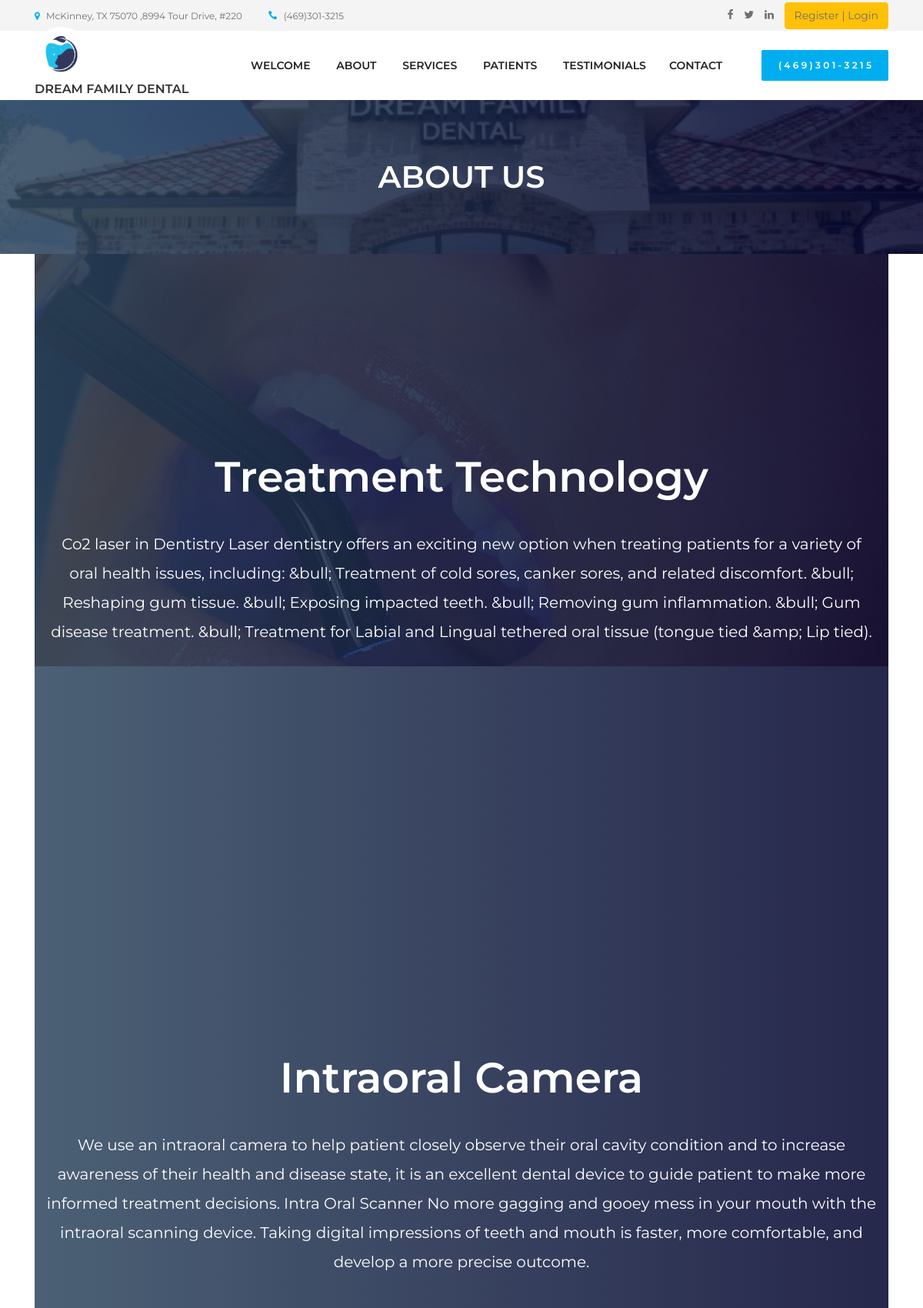
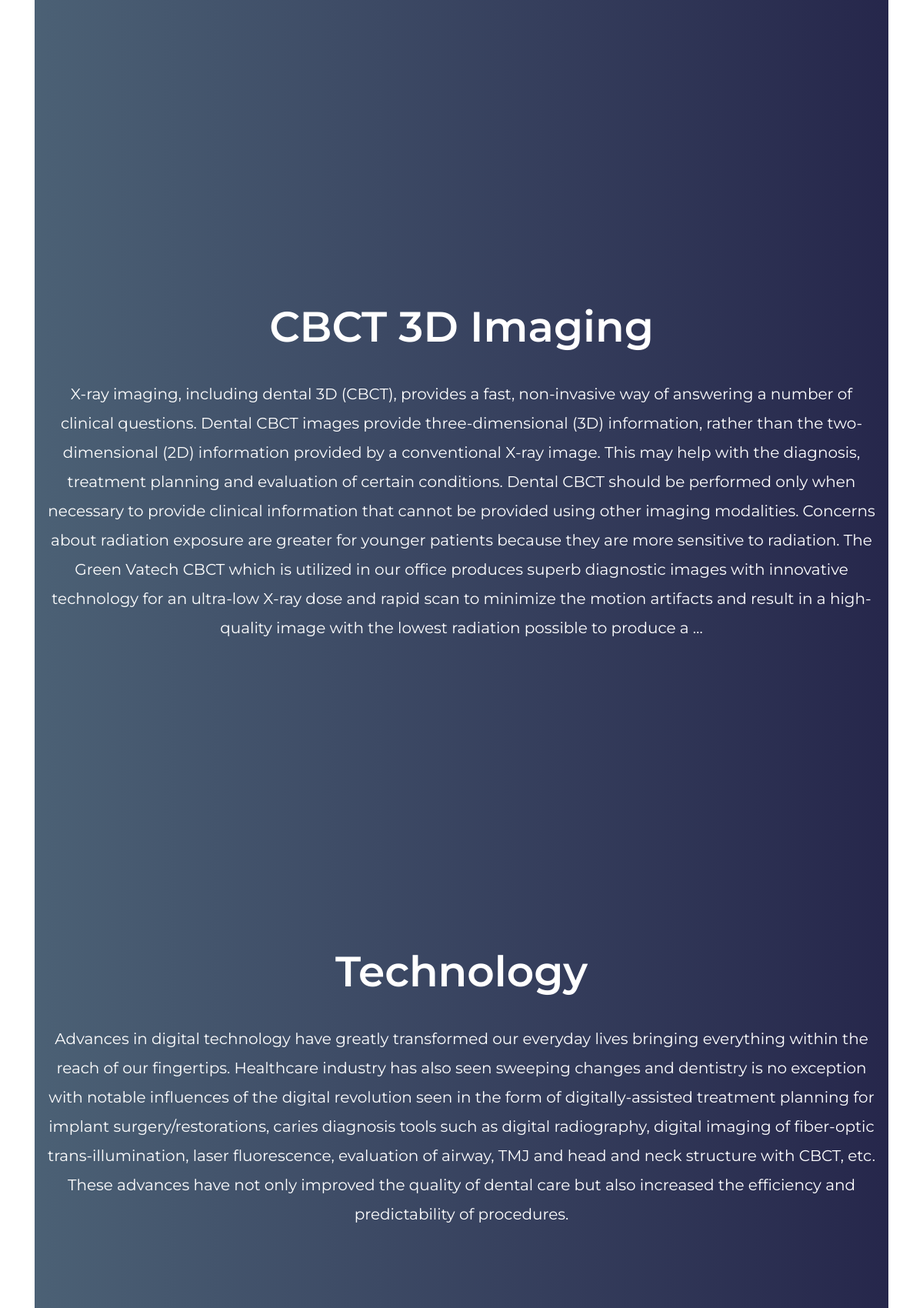
Screenshot of /About/ (upper part) with the database file from the repository (2 pictures, top to bottom).
### mainapp/models.py (models this page shows, shortened)
class Article(models.Model):
    STATUS_CHOICES = (
        ('d', 'Draft'),
        ('p', 'Published'),
    )
    title = models.CharField(max_length=200)
    slug = models.SlugField(max_length=100, unique=True)
    category = models.ManyToManyField(Category, related_name="articles")
    description = RichTextUploadingField()
    thumbnail = models.ImageField(upload_to="images")
    publish = models.DateTimeField(default=timezone.now)
    created = models.DateTimeField(auto_now_add=True)
    updated = models.DateTimeField(auto_now=True)
    status = models.CharField(max_length=1, choices=STATUS_CHOICES)
    class Meta:
        verbose_name = "Article"
        verbose_name_plural = "Articles"
        ordering = ['-publish']
    objects = ArticleManager()
    def thumbnail_tag(self):
        return format_html("<img width=100 height=75 style='border-radius: 5px;' src='{}'>".format(self.thumbnail.url))
    thumbnail_tag.short_description = 'image'

### mainapp/views.py (the view)
# urls.py: path('About/', views.about, name='about'),
def about(request):
    context = {
        'articles': Article.objects.filter(status="p").all()
    }
    return render(request, "mainapp/about.html", context)

### mainapp/templatetags/base_tags.py (called while the page is built)
@register.inclusion_tag("mainapp/partials/about_loop.html")
def about_loop():
    return{
        "category": Category.objects.get(title='about')
    }

### templates/mainapp/about.html (shortened to what this page needs)
{% extends 'Mainapp/base.html' %}
{% load static %}
{% load base_tags %}
{% block content %}
  <div class="breadcumb-area bg-img bg-gradient-overlay" style="background-image: url({% static 'img/bg-img/bg_12.jpg' %});">
    <div class="container h-100">
      <div class="row h-100 align-items-center">
        <div class="col-12">
          <h2 class="title">About Us</h2>
        </div>
      </div>
    </div>
  </div>
  <section class="book-an-oppointment-area">
    <div class="container">
      <div class="row align-items-center">
        <div class="col-12">
          {% about_loop %}
        </div>
      </div>
    </div>
  </section>
{% endblock content %}

### templates/mainapp/partials/about_loop.html
{% for article in category.articles.all %}
  <div class="welcome-welcome-slide bg-img bg-gradient-overlay jarallax" style="background-image: url({{article.thumbnail.url}});">
    <div class="container h-100">
      <div class="row h-100 align-items-center">
        <div class="col-12">
          <div class="welcome-text text-center">
            <h2>{{article.title}}</h2>
            <p>{{article.description|striptags|truncatewords:130}}</p>
          </div>
        </div>
      </div>
    </div>
  </div>
{% endfor %}

### static/style.css (style rules this page uses)
* { margin: 0; padding: 0; }
body { font-family: "Montserrat", sans-serif; font-weight: 400; font-size: 14px; }
h1, h2, h3, h4, h5, h6 { font-family: "Montserrat", sans-serif; color: #333333; line-height: 1.4; font-weight: 600; }
p { line-height: 1.9; color: #707070; font-size: 14px; font-weight: 400; }
.bg-gradient-overlay { position: relative; z-index: 1; }
.bg-gradient-overlay::after { position: absolute; content: ""; height: 100%; width: 100%; top: 0; left: 0; z-index: -1; background: #2c455d; background: -webkit-linear-gradient(to right, #2c455d, #00012c); background: linear-gradient(to right, #2c455d, #00012c); opacity: 0.85; }
.bg-img { background-position: center center; background-size: cover; background-repeat: no-repeat; }
.jarallax { position: relative; z-index: 0; }
.welcome-welcome-slide { position: relative; z-index: 2; width: 100%; height: 800px; }
.welcome-text { position: relative; z-index: 1; }
.welcome-text h2 { font-size: 55px; color: #ffffff; margin-bottom: 30px; display: block; text-transform: capitalize; }
.welcome-text p { font-size: 20px; color: #ffffff; margin-bottom: 40px; }
.breadcumb-area { position: relative; z-index: 1; height: 200px; }
.breadcumb-area .title { font-size: 40px; margin-bottom: 0; color: #ffffff; text-transform: uppercase; text-align: center; }

### static/css/default-assets/classy-nav.css (style rules this page uses)
body { font-family: "Roboto", sans-serif; }
.bg-img { background-position: center center; background-size: cover; background-repeat: no-repeat; }

### rows the page displays
Article: title "Treatment Technology", description "Co2 laser in Dentistry Laser dentistry offers an exciting new option when treating patients for a variety of oral health issues, including: &bull; Treatment of cold sores, canker sores, and related discomfort. &bull; Reshaping gum tissue. &bull; Exposing impacted teeth. &bull; Removing gum inflammation. &bull; Gum disease treatment. &bull; Treatment for Labial and Lingual tethered oral tissue (tongue tied &amp; Lip tied)."
Article: title "Intraoral Camera", description "We use an intraoral camera to help patient closely observe their oral cavity condition and to increase awareness of their health and disease state, it is an excellent dental device to guide patient to make more informed treatment decisions. Intra Oral Scanner No more gagging and gooey mess in your mouth with the intraoral scanning device. Taking digital impressions of teeth and mouth is faster, more comfortable, and develop a more precise outcome."
Article: title "CBCT 3D Imaging", description "X-ray imaging, including dental 3D (CBCT), provides a fast, non-invasive way of answering a number of clinical questions. Dental CBCT images provide three-dimensional (3D) information, rather than the two-dimensional (2D) information provided by a conventional X-ray image. This may help with the diagnosis, treatment planning and evaluation of certain conditions. Dental CBCT should be performed only when necessary to provide clinical information that cannot be provided using other imaging modalities. Concerns about radiation exposure are greater for younger patients because they are more sensitive to radiation. The Green Vatech CBCT which is utilized in our office produces superb diagnostic…"
Article: title "Technology", description "Advances in digital technology have greatly transformed our everyday lives bringing everything within the reach of our fingertips. Healthcare industry has also seen sweeping changes and dentistry is no exception with notable influences of the digital revolution seen in the form of digitally-assisted treatment planning for implant surgery/restorations, caries diagnosis tools such as digital radiography, digital imaging of fiber-optic trans-illumination, laser fluorescence, evaluation of airway, TMJ and head and neck structure with CBCT, etc. These advances have not only improved the quality of dental care but also increased the efficiency and predictability of procedures."
